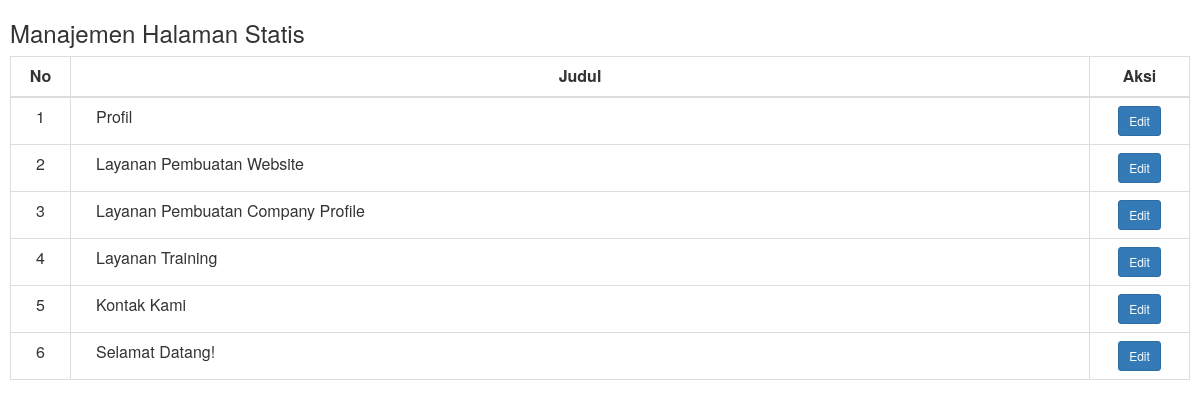
The app's page /admin/module/halaman/halaman.php with its own data.
### tables this page shows
CREATE TABLE `halaman` (
  `id` int(5) NOT NULL,
  `judul` varchar(200) NOT NULL,
  `isi` text NOT NULL
);

### admin/module/halaman/halaman.php (the view, shortened to what this page needs)
<link href="https://maxcdn.bootstrapcdn.com/bootstrap/3.3.7/css/bootstrap.min.css" rel="stylesheet">
<?php
if (isset($_GET['tipe'])) {
    if ($_GET['tipe'] == 'edit') {
        $sql = mysqli_query($mysqli, "SELECT * FROM halaman where id='$_GET[id]'");
        $de = mysqli_fetch_array($sql);
        echo "
            <h3>Edit Data</h3>
            <form method='post' action='module/halaman/proses_edit.php'>
                <input type='hidden' name='id' value='$de[id]' />
                <div class='form-group'>
                    <label for='judul'>Judul Halaman Statis</label>
                    <input type='text' name='judul' size='100' value='$de[judul]' class='form-control' />
                </div>
                <div class='form-group'>
                    <label for='isi'>Isi</label>
                    <textarea name='isi' name='editor1' id='editor1' class='form-control'>$de[isi]</textarea>
                </div>
                <button type='submit' class='btn btn-primary'>Update</button>
                <button type='button' class='btn btn-secondary' onClick='history.back();'>Batal</button>
            </form>
        ";
    }
} else {
    echo "<h3>Manajemen Halaman Statis</h3>
    <table class='table table-bordered' width='100%'>
        <thead>
            <tr>
                <th style='text-align: center;'>No</th>
                <th style='text-align: center;'>Judul</th>
                <th style='text-align: center;'>Aksi</th>
            </tr>
        </thead>
        <tbody>";
    $sql = mysqli_query($mysqli, "SELECT * FROM halaman ORDER BY id ASC");
    $no = 1;
    while ($k = mysqli_fetch_array($sql)) {
        echo "<tr>
                <td align='center' width='60'>$no</td>
                <td style='padding-left: 25px; padding-right: 25px; text-align: justify;'>$k[judul]</td>
                <td align='center' width='100px'>
                    <a href='?m=halaman&tipe=edit&id=$k[id]' class='btn btn-sm btn-primary'>Edit</a>
                </td>
            </tr>";
        $no++;
    }
    echo "</tbody></table>";
}
?>

### records on screen
halaman: judul "Profil"
halaman: judul "Layanan Pembuatan Website"
halaman: judul "Layanan Pembuatan Company Profile"
halaman: judul "Layanan Training"
halaman: judul "Kontak Kami"
halaman: judul "Selamat Datang!"
